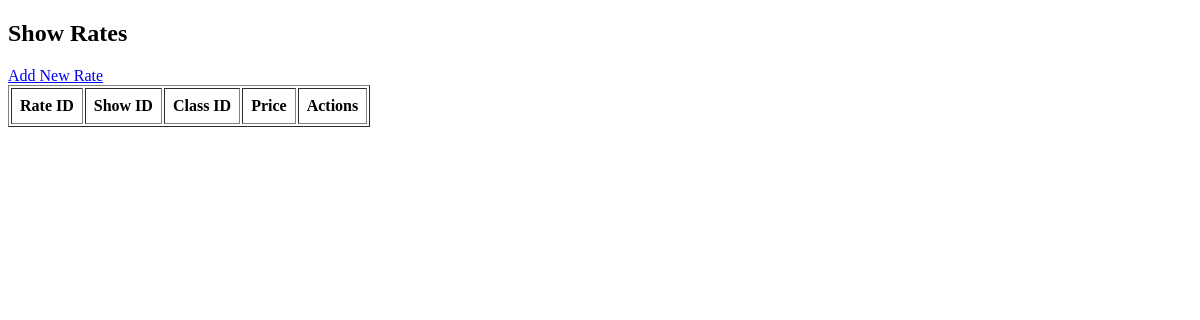
The app's page /movie/read_show_rates.php, older data.
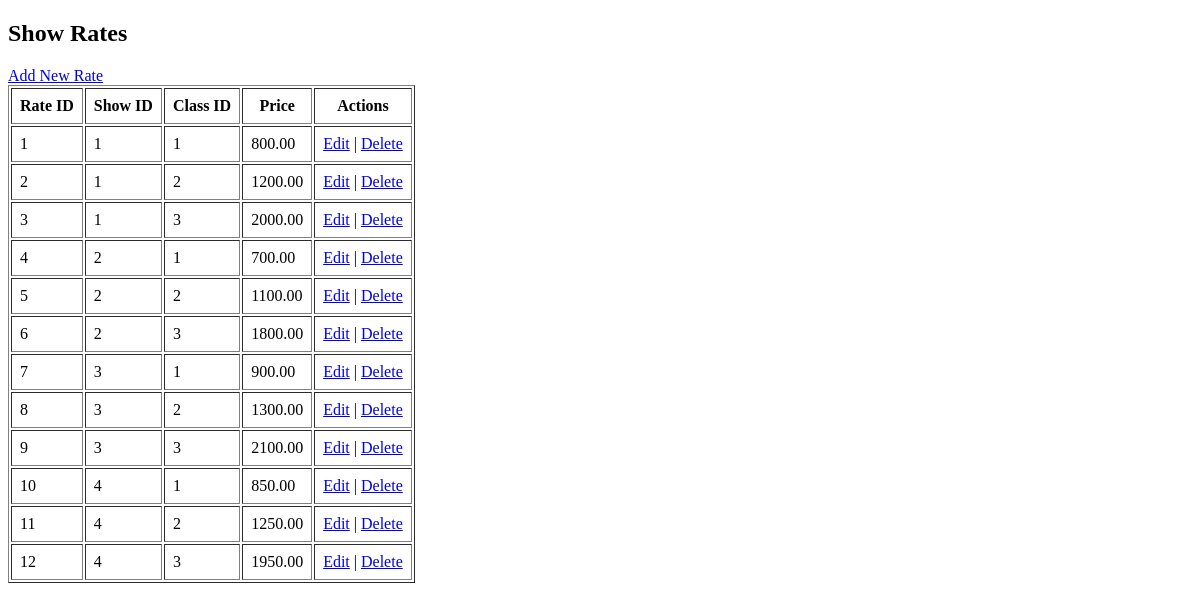
The same page, newer data.
### tables this page shows
CREATE TABLE show_rates (
    rate_id INT AUTO_INCREMENT PRIMARY KEY,
    show_id INT,
    class_id INT,
    price DECIMAL(10,2) NOT NULL,
    FOREIGN KEY (show_id) REFERENCES shows(show_id) ON DELETE CASCADE,
    FOREIGN KEY (class_id) REFERENCES seat_classes(class_id) ON DELETE CASCADE
);

### movie/read_show_rates.php (the view, shortened to what this page needs)
<?php
include 'connect.php';
$sql = "SELECT * FROM show_rates";
$result = $conn->query($sql);
?>
<!DOCTYPE html>
<html>
<head>
</head>
<body>
    <h2>Show Rates</h2>
    <a href="create_show_rate.php">Add New Rate</a>
    <table border="1" cellpadding="8">
        <tr>
            <th>Rate ID</th>
            <th>Show ID</th>
            <th>Class ID</th>
            <th>Price</th>
            <th>Actions</th>
        </tr>
        <?php while ($row = $result->fetch_assoc()): ?>
        <tr>
            <td><?= $row['rate_id'] ?></td>
            <td><?= $row['show_id'] ?></td>
            <td><?= $row['class_id'] ?></td>
            <td><?= $row['price'] ?></td>
            <td>
                <a href="edit_show_rate.php?id=<?= $row['rate_id'] ?>">Edit</a> |
                <a href="delete_show_rate.php?id=<?= $row['rate_id'] ?>" onclick="return confirm('Delete this record?')">Delete</a>
            </td>
        </tr>
        <?php endwhile; ?>
    </table>
</body>
</html>

Row changes from the older to the newer data that the page shows:
added show_rates: rate_id "1", show "1", class "1", price "800.00"
added show_rates: rate_id "2", show "1", class "2", price "1200.00"
added show_rates: rate_id "3", show "1", class "3", price "2000.00"
added show_rates: rate_id "4", show "2", class "1", price "700.00"
added show_rates: rate_id "5", show "2", class "2", price "1100.00"
added show_rates: rate_id "6", show "2", class "3", price "1800.00"
added show_rates: rate_id "7", show "3", class "1", price "900.00"
added show_rates: rate_id "8", show "3", class "2", price "1300.00"
added show_rates: rate_id "9", show "3", class "3", price "2100.00"
added show_rates: rate_id "10", show "4", class "1", price "850.00"
added show_rates: rate_id "11", show "4", class "2", price "1250.00"
added show_rates: rate_id "12", show "4", class "3", price "1950.00"
